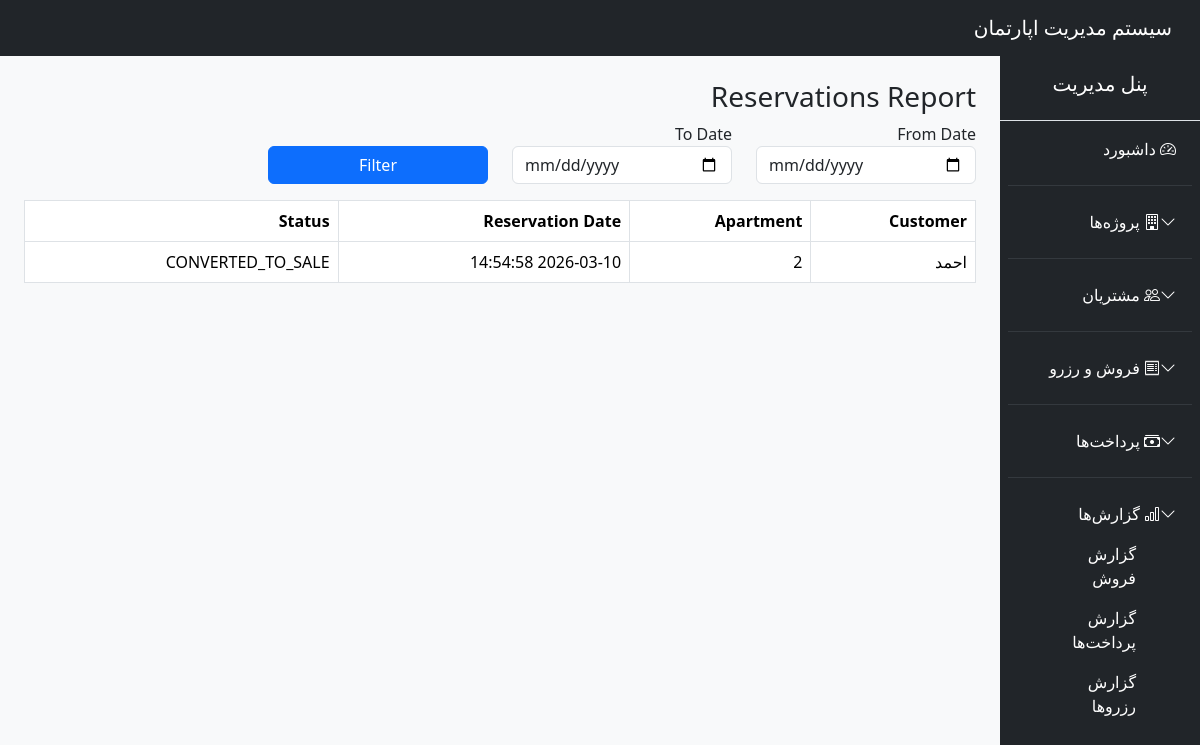
Before: /public/?route=report_reservations (signed in) with the older database file.
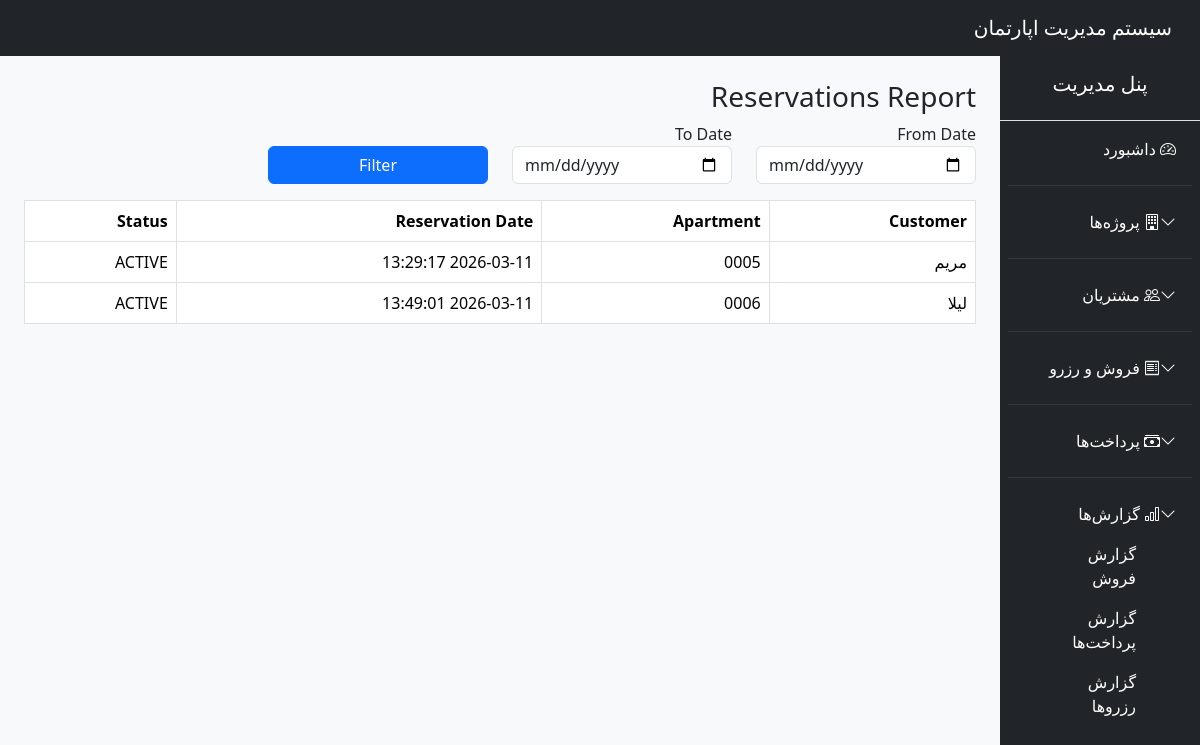
After: the same page with the newer database file.
### tables this page shows
CREATE TABLE `reservations` (
  `id` int(11) NOT NULL,
  `apartment_id` int(11) NOT NULL,
  `customer_id` int(11) NOT NULL,
  `reserved_at` datetime NOT NULL DEFAULT current_timestamp(),
  `status` enum('ACTIVE','CANCELLED','CONVERTED_TO_SALE') DEFAULT 'ACTIVE',
  `created_at` datetime NOT NULL DEFAULT current_timestamp()
);

CREATE TABLE `customers` (
  `id` int(11) NOT NULL,
  `full_name` varchar(100) NOT NULL,
  `phone` varchar(50) DEFAULT NULL,
  `email` varchar(100) DEFAULT NULL,
  `national_id` varchar(50) DEFAULT NULL,
  `created_at` timestamp NOT NULL DEFAULT current_timestamp()
);

CREATE TABLE `apartments` (
  `id` int(11) NOT NULL,
  `floor_id` int(11) NOT NULL,
  `apartment_number` varchar(50) NOT NULL,
  `area` float DEFAULT NULL,
  `rooms` int(11) DEFAULT NULL,
  `status` enum('COMPLETED','UNDER_CONSTRUCTION','NOT_STARTED') NOT NULL,
  `base_price` decimal(15,2) DEFAULT NULL,
  `estimated_total_cost` decimal(15,2) DEFAULT NULL,
  `spent_cost` decimal(15,2) DEFAULT 0.00,
  `created_at` timestamp NOT NULL DEFAULT current_timestamp()
);

### app/core/Controller.php (called while the page is built, shortened)
<?php
class Controller {
    protected function view($view, $data = []) {
        extract($data);
        require "../app/views/$view.php";
    }
    protected function model($model) {
        return new $model;
    }
}

### app/controllers/ReportController.php (called while the page is built, shortened)
<?php
class ReportController extends Controller
{
    public function reservations()
    {
        $model = $this->model("Reservation");
        $reservations = $model->getReservationsReport($_GET);
        $this->view("reports/reservations", compact('reservations', 'page_title'));
    }
}

### public/index.php (called while the page is built, shortened)
<?php
require_once "../app/core/Database.php";
require_once "../app/core/Controller.php";
require_once "../app/core/Model.php";
require_once "../routes/web.php";

### config/config.php (called while the page is built)
<?php
return [
    'db' => [
        'host' => 'localhost',
        'dbname' => 'apartment_system',
        'user' => 'root',
        'pass' => ''
    ]
];

### app/core/Database.php (called while the page is built, shortened)
<?php
class Database {
    private static $instance = null;
    private function __construct() {
        $config = require __DIR__ . '/../../config/config.php';
        $dsn = "mysql:host={$config['db']['host']};dbname={$config['db']['dbname']};charset=utf8mb4";
        try {
            $this->pdo = new PDO($dsn, $config['db']['user'], $config['db']['pass']);
        } catch (PDOException $e) {
            die("DB Connection Failed: " . $e->getMessage());
        }
    }
    public static function connect() {
        if (self::$instance === null) {
            self::$instance = new Database();
        }
        return self::$instance->pdo;
    }
}

### app/core/Model.php (called while the page is built, shortened)
<?php
class Model {
    public function __construct() {
        $this->db = Database::connect();
    }
}

### app/models/Reservation.php (called while the page is built, shortened)
<?php
class Reservation extends Model
{
    public function getReservationsReport($filter)
    {
        $sql = "SELECT r.*, c.full_name, a.apartment_number
                FROM reservations r
                JOIN customers c ON r.customer_id = c.id
                JOIN apartments a ON r.apartment_id = a.id
                WHERE 1=1";
        return $this->db->query($sql)->fetchAll(PDO::FETCH_ASSOC);
    }
}

### app/views/reports/reservations.php (the view, shortened to what this page needs)
<?php require "../app/views/layouts/header.php"; ?>
<?php require "../app/views/layouts/sidebar.php"; ?>
<h3>Reservations Report</h3>
<form method="get">
    <div class="row mb-3">
        <div class="col-md-3">
            <label>From Date</label>
            <input type="date" name="from" class="form-control" value="<?= $_GET['from'] ?? '' ?>">
        </div>
        <div class="col-md-3">
            <label>To Date</label>
            <input type="date" name="to" class="form-control" value="<?= $_GET['to'] ?? '' ?>">
        </div>
        <div class="col-md-3">
            <label>&nbsp;</label>
            <button class="btn btn-primary w-100">Filter</button>
        </div>
    </div>
</form>
<table class="table table-bordered">
    <thead>
        <tr>
            <th>Customer</th>
            <th>Apartment</th>
            <th>Reservation Date</th>
            <th>Status</th>
        </tr>
    </thead>
    <tbody>
        <?php foreach ($reservations as $r): ?>
        <tr>
            <td><?= $r['full_name'] ?></td>
            <td><?= $r['apartment_number'] ?></td>
            <td><?= $r['created_at'] ?></td>
            <td><?= $r['status'] ?></td>
        </tr>
        <?php endforeach; ?>
    </tbody>
</table>
<?php require "../app/views/layouts/footer.php"; ?>

Changed rows visible on the page:
removed reservations: customer.full_name "احمد", apartment.apartment_number "2", created_at "2026-03-10 14:54:58", status "CONVERTED_TO_SALE"
added reservations: customer.full_name "مریم", apartment.apartment_number "0005", created_at "2026-03-11 13:29:17", status "ACTIVE"
added reservations: customer.full_name "لیلا", apartment.apartment_number "0006", created_at "2026-03-11 13:49:01", status "ACTIVE"
